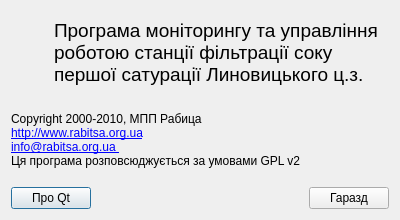
<?xml version="1.0" encoding="UTF-8"?>
<ui version="4.0">
 <class>About</class>
 <widget class="QDialog" name="About">
  <property name="geometry">
   <rect>
    <x>0</x>
    <y>0</y>
    <width>400</width>
    <height>220</height>
   </rect>
  </property>
  <property name="minimumSize">
   <size>
    <width>400</width>
    <height>220</height>
   </size>
  </property>
  <property name="maximumSize">
   <size>
    <width>400</width>
    <height>220</height>
   </size>
  </property>
  <property name="windowTitle">
   <string>Про програму</string>
  </property>
  <property name="modal">
   <bool>true</bool>
  </property>
  <layout class="QGridLayout" name="gridLayout">
   <item row="0" column="0">
    <widget class="QLabel" name="label">
     <property name="font">
      <font>
       <pointsize>16</pointsize>
      </font>
     </property>
     <property name="text">
      <string/>
     </property>
     <property name="pixmap">
      <pixmap>:/butons/pict/logo_32x32.png</pixmap>
     </property>
    </widget>
   </item>
   <item row="0" column="1" colspan="3">
    <widget class="QLabel" name="label_4">
     <property name="font">
      <font>
       <pointsize>14</pointsize>
      </font>
     </property>
     <property name="text">
      <string>Програма моніторингу та управління роботою станції фільтрації соку першої сатурації Линовицького ц.з.</string>
     </property>
     <property name="wordWrap">
      <bool>true</bool>
     </property>
    </widget>
   </item>
   <item row="1" column="0" colspan="4">
    <widget class="QLabel" name="label_3">
     <property name="text">
      <string>&lt;!DOCTYPE HTML PUBLIC &quot;-//W3C//DTD HTML 4.0//EN&quot; &quot;http://www.w3.org/TR/REC-html40/strict.dtd&quot;&gt;
&lt;html&gt;&lt;head&gt;&lt;meta name=&quot;qrichtext&quot; content=&quot;1&quot; /&gt;&lt;style type=&quot;text/css&quot;&gt;
p, li { white-space: pre-wrap; }
&lt;/style&gt;&lt;/head&gt;&lt;body style=&quot; font-family:'Sans Serif'; font-size:9pt; font-weight:400; font-style:normal;&quot;&gt;
&lt;p style=&quot; margin-top:0px; margin-bottom:0px; margin-left:0px; margin-right:0px; -qt-block-indent:0; text-indent:0px;&quot;&gt;Copyright 2000-2010, МПП Рабица&lt;br /&gt;&lt;a href=&quot;http://www.rabitsa.org.ua&quot;&gt;&lt;span style=&quot; text-decoration: underline; color:#0000ff;&quot;&gt;http://www.rabitsa.org.ua&lt;/span&gt;&lt;/a&gt; &lt;/p&gt;
&lt;p style=&quot; margin-top:0px; margin-bottom:0px; margin-left:0px; margin-right:0px; -qt-block-indent:0; text-indent:0px;&quot;&gt;&lt;a href=&quot;info@rabitsa.org.ua&quot;&gt;&lt;span style=&quot; text-decoration: underline; color:#0000ff;&quot;&gt;info@rabitsa.org.ua &lt;/span&gt;&lt;/a&gt;&lt;/p&gt;
&lt;p style=&quot; margin-top:0px; margin-bottom:0px; margin-left:0px; margin-right:0px; -qt-block-indent:0; text-indent:0px;&quot;&gt;Ця програма розповсюджується за умовами GPL v2&lt;/p&gt;&lt;/body&gt;&lt;/html&gt;</string>
     </property>
    </widget>
   </item>
   <item row="2" column="0" colspan="2">
    <widget class="QPushButton" name="abQt">
     <property name="text">
      <string>Про Qt</string>
     </property>
    </widget>
   </item>
   <item row="2" column="2">
    <spacer name="horizontalSpacer">
     <property name="orientation">
      <enum>Qt::Horizontal</enum>
     </property>
     <property name="sizeHint" stdset="0">
      <size>
       <width>209</width>
       <height>20</height>
      </size>
     </property>
    </spacer>
   </item>
   <item row="2" column="3">
    <widget class="QPushButton" name="OkButton">
     <property name="text">
      <string>Гаразд</string>
     </property>
    </widget>
   </item>
  </layout>
 </widget>
 <resources/>
 <connections>
  <connection>
   <sender>OkButton</sender>
   <signal>clicked()</signal>
   <receiver>About</receiver>
   <slot>close()</slot>
   <hints>
    <hint type="sourcelabel">
     <x>197</x>
     <y>143</y>
    </hint>
    <hint type="destinationlabel">
     <x>199</x>
     <y>95</y>
    </hint>
   </hints>
  </connection>
 </connections>
</ui>
